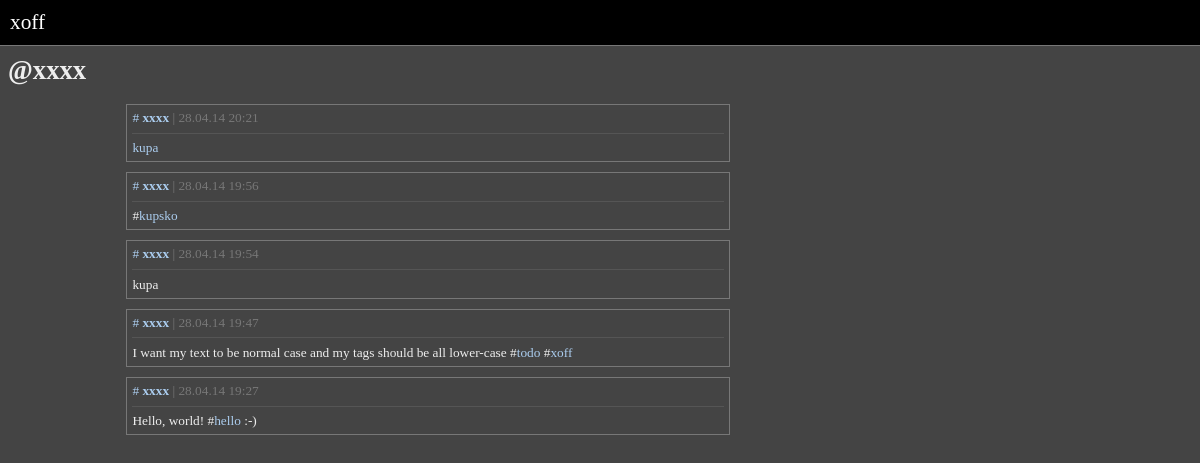
Page /author/xxxx/ on the earlier database version.
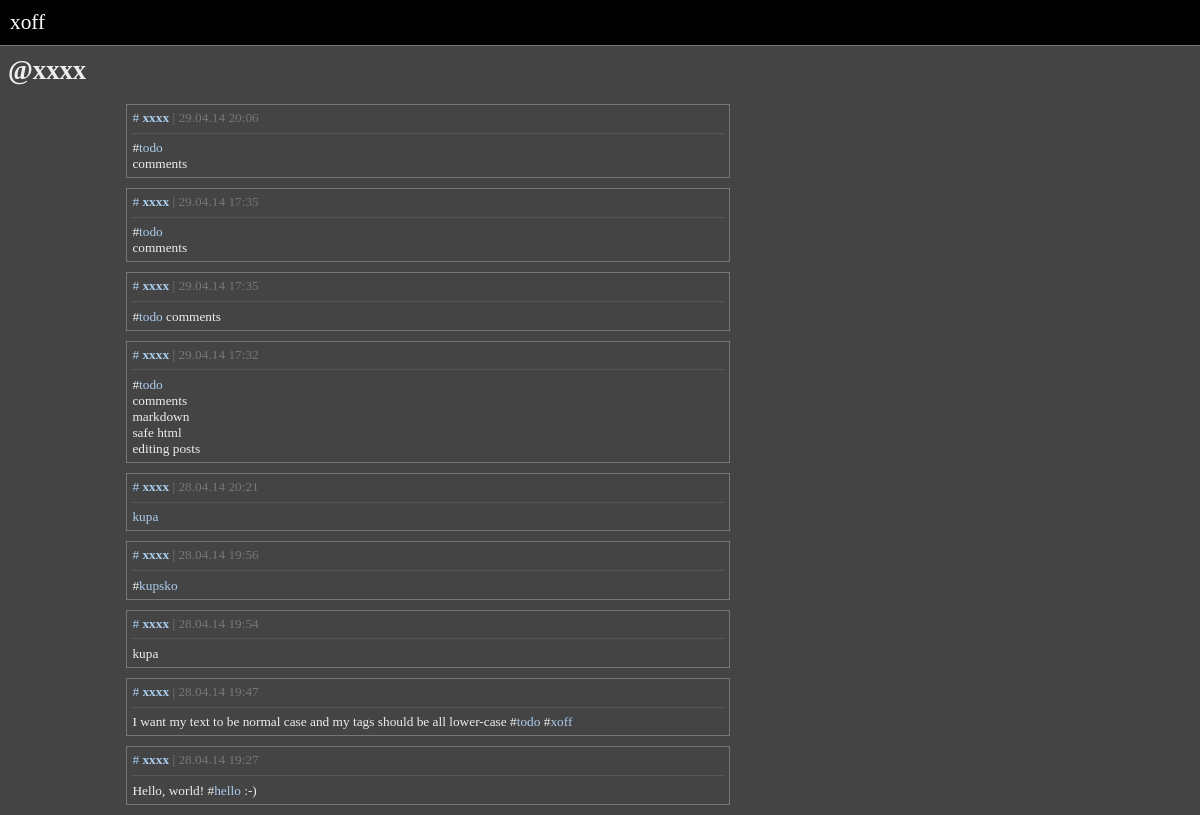
Same page on the later database version.
### wall/models.py (models this page shows, shortened)
class Entry(models.Model):
	slug = models.CharField(max_length = 50, editable = False)
	content = models.TextField()
	date = models.DateTimeField()
	author = models.CharField(max_length = 50)
	tags = models.TextField(editable = False)

### wall/views.py (the view)
# urls.py: url(r'^author/(?P<author>[a-zA-Z0-9]+)/$', 'wall.views.author', name = 'author'),
def author(request, author):
	entries = Entry.objects.all().order_by('-date')
	authentries = [entry for entry in entries if entry.author == author]
	for entry in authentries:
		entry.content = tagify(entry.content)
	context = {'entries' : authentries, 'author': author}
	return render(request, 'author.html', context)

### wall/views.py (called while the page is built)
def tagify(aText):
	aText = re.sub(r'#[a-zA-Z0-9]*', lambda m: m.group(0).lower(), aText)
	aText = re.sub(r'#(?P<tag>[a-zA-Z0-9]*)', '#<a href = "/tag/\g<tag>">\g<tag></a>', aText)
	return aText

### wall/templates/author.html
{% extends "base.html" %}
{% block content %}
<div class = "message">
<h1>@{{ author }}</h1>
</div>
{% for entry in entries %}
<div class = "entry">
<span class = "entry-header">
<a href = "/entry/{{ entry.pk }}">#</a>
<a href = "/author/{{ entry.author }}" class = "author"><b>{{ entry.author }}</b></a> |
{{ entry.date|date:'d.m.y H:i' }}</span>
<hr>
{{ entry.content|safe }}
</div>
{% endfor %}
{% endblock %}

Differences in the rows shown:
added Entry: author "xxxx", date "29.04.14 20:06", content "# todo comments"
added Entry: author "xxxx", date "29.04.14 17:35", content "# todo comments"
added Entry: author "xxxx", date "29.04.14 17:35", content "# todo comments"
added Entry: author "xxxx", date "29.04.14 17:32", content "# todo comments markdown safe html editing posts"
